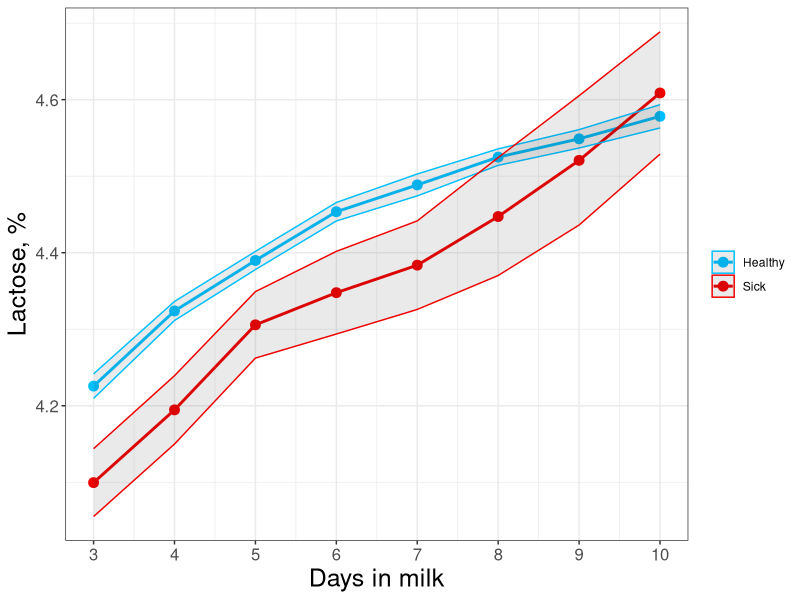
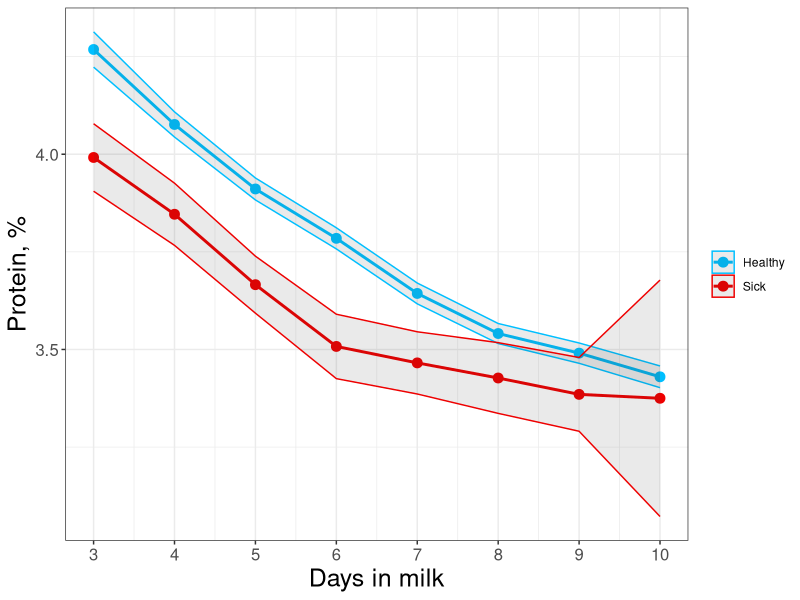
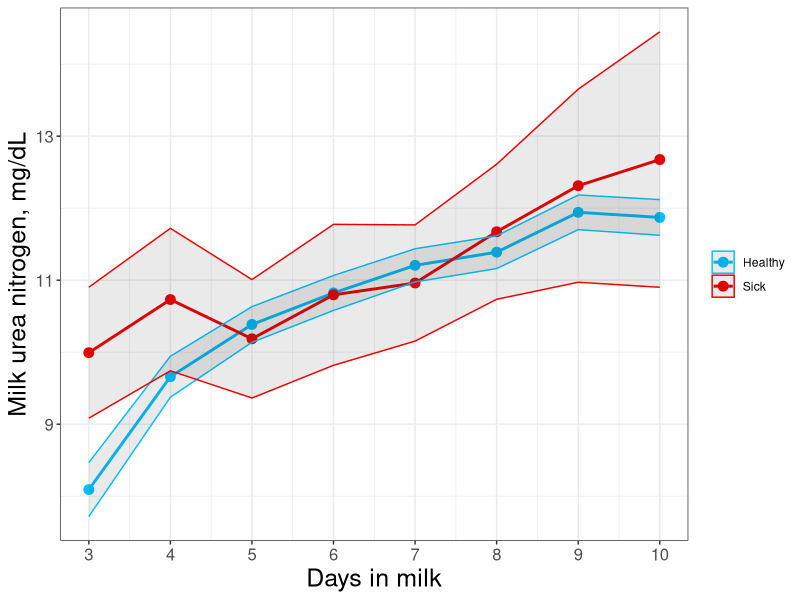
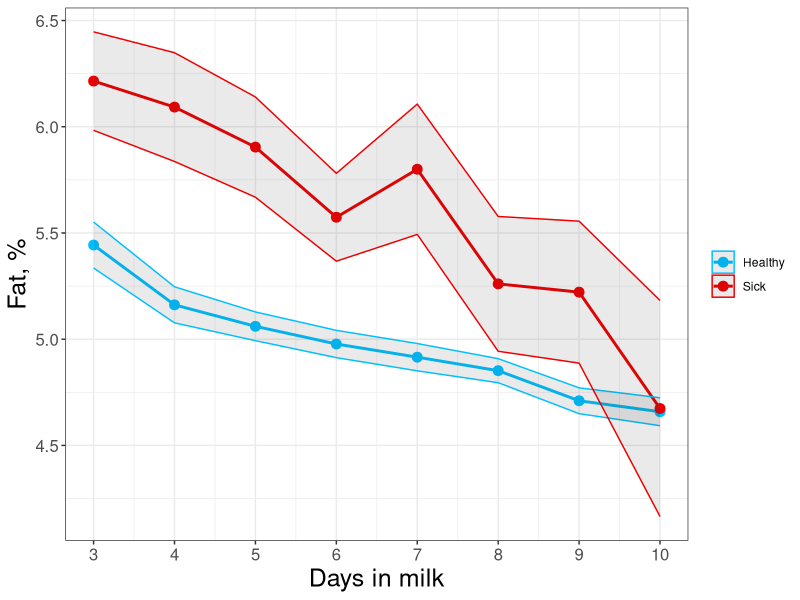
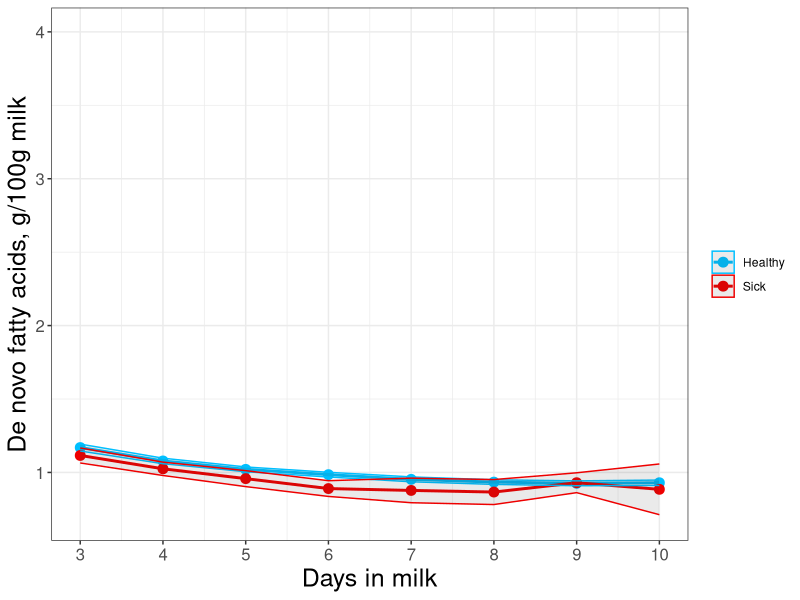
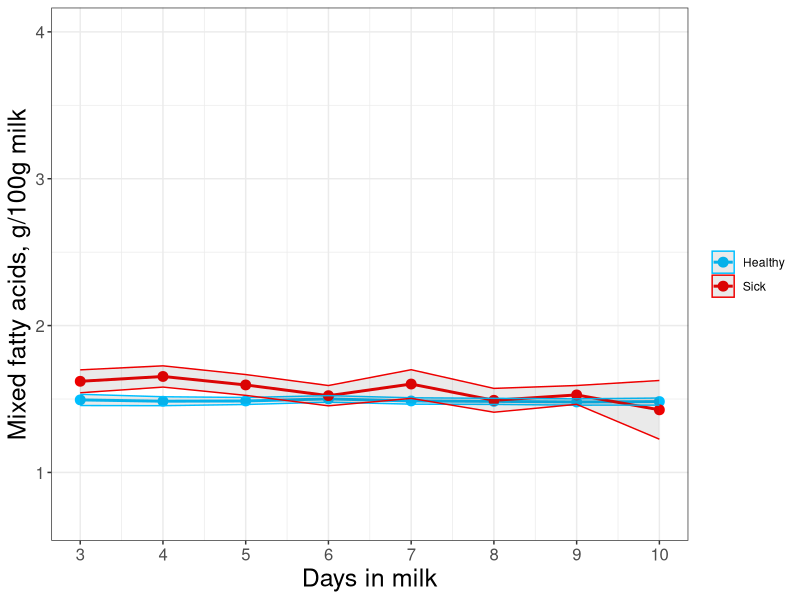
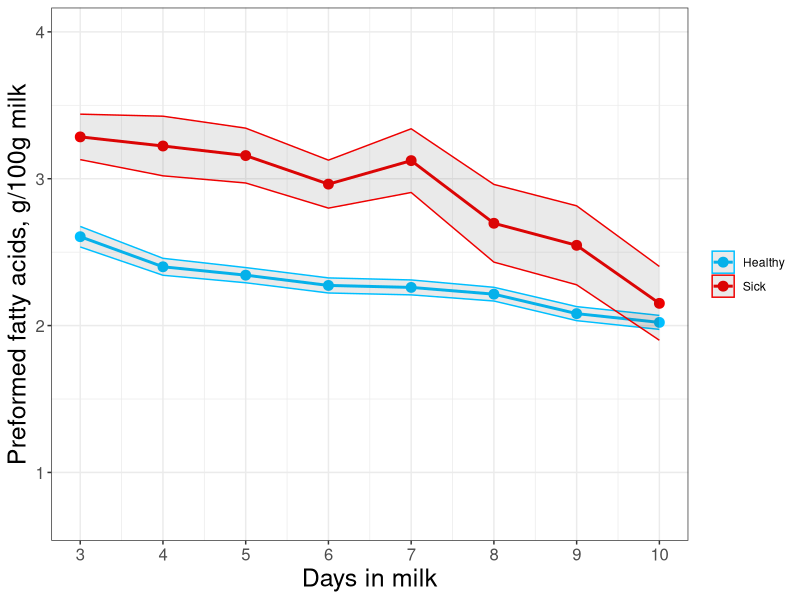
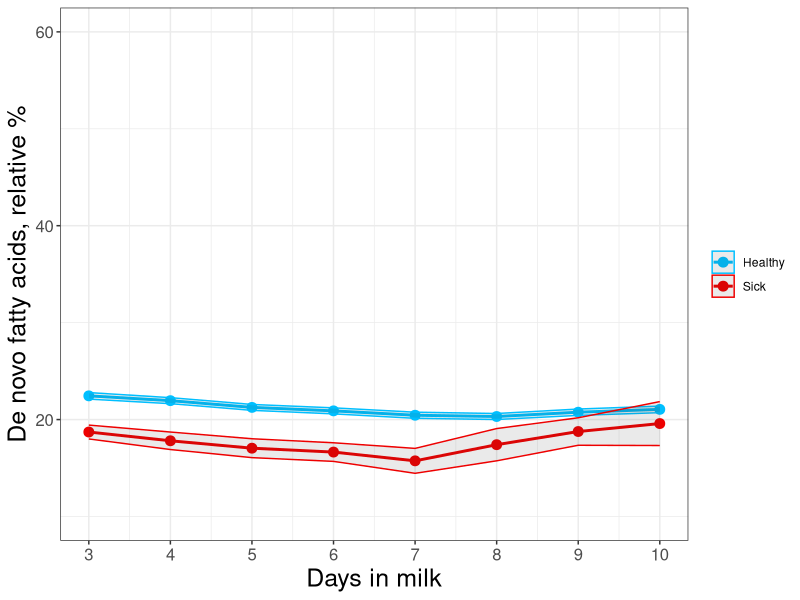

Reproduce these figures in R, in order.
# Final comparison figure production for modeling paper


# Formatting settings for figures -----------------------------------------

image.width = 8
image.height = 5



# Importing, cleaning, and data modification ------------------------------

library(tidyr)
library(dplyr)
library(ggplot2)
library(readr)

df <- read_csv("FINAL dataset.csv")


# Here, I filter the dataset to only include the relevant variables (cow ID, potential predictors, health events) and restrict the dataset to the timepoints 3-10 DIM. I also remove 7 jersey cows from the dataset.
df = df %>% 
  select(cow_id, dim, milkweightlbs, parity, dim_met, dim_da, dim_ket, dim_cull, dim_mast, lactose, protein, mun, fatb70a30, denovofa, mixedfa, preformedfa, dnrel, mixrel, pfrel, c160, c180, c181c9, acetone, nefaPREDICTED, bhbPREDICTED) %>% 
  filter(dim<=10 & dim>=3) %>% 
  filter(cow_id != 30351 & cow_id != 38267 & cow_id != 38469 & cow_id != 38836 & cow_id != 60614 & cow_id != 60619 & cow_id != 60630)

# This creates binary variables for health outcomes. We only want to consider illness within the first 14 days because that is when most cows leave the pen of concern. A cow is therefore considered "sick" if it has metritis, ketosis, or DA.
df$metritis = 0; df$metritis[!is.na(df$dim_met) & df$dim_met <= 14] = 1
df$DA = 0; df$DA[!is.na(df$dim_da) & df$dim_da <= 14] = 1
df$ketosis = 0; df$ketosis[!is.na(df$dim_ket) & df$dim_ket <= 14] = 1
df$cull = 0; df$cull[!is.na(df$dim_cull)] = 1
df$mastitis = 0; df$mastitis[!is.na(df$dim_mast)] = 1
df$sick= 0; df$sick[df$metritis + df$DA + df$ketosis != 0] = 1
df$multiparous = 0; df$multiparous[df$parity>1] = 1
df$multiparous = as.factor(df$multiparous)


### Removes milk collections from dataset after they get sick (from ketosis, DA, metritis, or mastitis). We suspect that the milk composition will be disrupted, and we only are interested in predicting health outcomes from samples taken before they are diagnosed as sick. Mastitis is not a health outcome of concern for this study, but we highly suspect it will significantly impact milk composition.
df = df %>% 
  filter( (dim<=dim_ket | is.na(dim_ket)) &
            (dim<=dim_da | is.na(dim_da)) &
            (dim<=dim_met | is.na(dim_met)) &
            (dim<=dim_mast | is.na(dim_mast)) )


#
#
#
#

### End of initial data modification





# Lactose -----------------------------------------------------------------

df$sick = as.factor(df$sick)
levels(df$sick) = c("Healthy", "Sick")

# Lactose
dta = df %>% 
  group_by(dim, sick) %>% 
  summarise(se = sd(lactose) / sqrt(n()), lactose = mean(lactose))

lactose.plot = ggplot(data = dta, aes(x = dim, y = lactose, color = sick, group = sick)) +
  geom_line(size = 1) +
  geom_point(size = 3) +
  geom_ribbon(aes(ymin = dta$lactose - 1.96*dta$se, ymax = dta$lactose + 1.96*dta$se), alpha = 0.1) +
  xlab("Days in milk") + ylab("Lactose, %") + labs(color=NULL) +
  scale_x_continuous(breaks = 3:10) +
  scale_color_manual(values=c("deepskyblue", "red2")) +
  theme_bw() +
  theme(axis.text = element_text(size = 12), 
        axis.title = element_text(size=18))

ggsave(plot = lactose.plot, filename = "figures-and-final-scripts/modeling-paper/figures/lactose.png", width = image.width, height = image.height)






# Protein -----------------------------------------------------------------

# Protein
dta = df %>% 
  group_by(dim, sick) %>% 
  summarise(se = sd(protein) / sqrt(n()), protein = mean(protein))

protein.plot = ggplot(data = dta, aes(x = dim, y = protein, color = sick, group = sick)) +
  geom_line(size = 1) +
  geom_point(size = 3) +
  geom_ribbon(aes(ymin = dta$protein - 1.96*dta$se, ymax = dta$protein + 1.96*dta$se), alpha = 0.1) +
  xlab("Days in milk") + ylab("Protein, %") + labs(color=NULL) +
  scale_x_continuous(breaks = 3:10) +
  scale_color_manual(values=c("deepskyblue", "red2")) +
  theme_bw() +
  theme(axis.text = element_text(size = 12), 
        axis.title = element_text(size=18))

ggsave(plot = protein.plot, filename = "figures-and-final-scripts/modeling-paper/figures/protein.png", width = image.width, height = image.height)






# Milk urea nitrogen ------------------------------------------------------

# MUN
dta = df %>% 
  group_by(dim, sick) %>% 
  summarise(se = sd(mun) / sqrt(n()), mun = mean(mun))

mun.plot = ggplot(data = dta, aes(x = dim, y = mun, color = sick, group = sick)) +
  geom_line(size = 1) +
  geom_point(size = 3) +
  geom_ribbon(aes(ymin = dta$mun - 1.96*dta$se, ymax = dta$mun + 1.96*dta$se), alpha = 0.1) +
  xlab("Days in milk") + ylab("Milk urea nitrogen, mg/dL") + labs(color=NULL) +
  scale_x_continuous(breaks = 3:10) +
  scale_color_manual(values=c("deepskyblue", "red2")) +
  theme_bw() +
  theme(axis.text = element_text(size = 12), 
        axis.title = element_text(size=18))

ggsave(plot = mun.plot, filename = "figures-and-final-scripts/modeling-paper/figures/mun.png", width = image.width, height = image.height)





# Fat ---------------------------------------------------------------------

# Fat
dta = df %>% 
  group_by(dim, sick) %>% 
  summarise(se = sd(fatb70a30) / sqrt(n()), fatb70a30 = mean(fatb70a30))

fat.plot = ggplot(data = dta, aes(x = dim, y = fatb70a30, color = sick, group = sick)) +
  geom_line(size = 1) +
  geom_point(size = 3) +
  geom_ribbon(aes(ymin = dta$fatb70a30 - 1.96*dta$se, ymax = dta$fatb70a30 + 1.96*dta$se), alpha = 0.1) +
  xlab("Days in milk") + ylab("Fat, %") + labs(color=NULL) +
  scale_x_continuous(breaks = 3:10) +
  scale_color_manual(values=c("deepskyblue", "red2")) +
  theme_bw() +
  theme(axis.text = element_text(size = 12), 
        axis.title = element_text(size=18))

ggsave(plot = fat.plot, filename = "figures-and-final-scripts/modeling-paper/figures/fat.png", width = image.width, height = image.height)





# De novo fatty acids -----------------------------------------------------

# De Novo FA (0.7 to 3.5)
dta = df %>% 
  group_by(dim, sick) %>% 
  summarise(se = sd(denovofa) / sqrt(n()), denovofa = mean(denovofa))

denovo.plot = ggplot(data = dta, aes(x = dim, y = denovofa, color = sick, group = sick)) +
  geom_line(size = 1) +
  geom_point(size = 3) +
  geom_ribbon(aes(ymin = dta$denovofa - 1.96*dta$se, ymax = dta$denovofa + 1.96*dta$se), alpha = 0.1) +
  xlab("Days in milk") + ylab("De novo fatty acids, g/100g milk") + labs(color=NULL) + ylim(0.7,4) +
  scale_x_continuous(breaks = 3:10) +
  scale_color_manual(values=c("deepskyblue", "red2")) +
  theme_bw() +
  theme(axis.text = element_text(size = 12), 
        axis.title = element_text(size=18))

ggsave(plot = denovo.plot, filename = "figures-and-final-scripts/modeling-paper/figures/denovo.png", width = image.width, height = image.height)





# Mixed fatty acids -------------------------------------------------------

# Mixed FA
dta = df %>% 
  group_by(dim, sick) %>% 
  summarise(se = sd(mixedfa) / sqrt(n()), mixedfa = mean(mixedfa))

mixed.plot = ggplot(data = dta, aes(x = dim, y = mixedfa, color = sick, group = sick)) +
  geom_line(size = 1) +
  geom_point(size = 3) +
  geom_ribbon(aes(ymin = dta$mixedfa - 1.96*dta$se, ymax = dta$mixedfa + 1.96*dta$se), alpha = 0.1) +
  xlab("Days in milk") + ylab("Mixed fatty acids, g/100g milk") + labs(color=NULL) + ylim(0.7,4) +
  scale_x_continuous(breaks = 3:10) +
  scale_color_manual(values=c("deepskyblue", "red2")) +
  theme_bw() +
  theme(axis.text = element_text(size = 12), 
        axis.title = element_text(size=18))

ggsave(plot = mixed.plot, filename = "figures-and-final-scripts/modeling-paper/figures/mixed.png", width = image.width, height = image.height)





# Preformed fatty acids ---------------------------------------------------

# Preformed FA
dta = df %>% 
  group_by(dim, sick) %>% 
  summarise(se = sd(preformedfa) / sqrt(n()), preformedfa = mean(preformedfa))

preformed.plot = ggplot(data = dta, aes(x = dim, y = preformedfa, color = sick, group = sick)) +
  geom_line(size = 1) +
  geom_point(size = 3) +
  geom_ribbon(aes(ymin = dta$preformedfa - 1.96*dta$se, ymax = dta$preformedfa + 1.96*dta$se), alpha = 0.1) +
  xlab("Days in milk") + ylab("Preformed fatty acids, g/100g milk") + labs(color=NULL) + ylim(0.7,4) +
  scale_x_continuous(breaks = 3:10) +
  scale_color_manual(values=c("deepskyblue", "red2")) +
  theme_bw() +
  theme(axis.text = element_text(size = 12), 
        axis.title = element_text(size=18))

ggsave(plot = preformed.plot, filename = "figures-and-final-scripts/modeling-paper/figures/preformed.png", width = image.width, height = image.height)





# Rel. % De Novo fatty acids ----------------------------------------------

# Relative % of De Novo FA
dta = df %>% 
  group_by(dim, sick) %>% 
  summarise(se = sd(dnrel) / sqrt(n()), dnrel = mean(dnrel))

reldenovo.plot = ggplot(data = dta, aes(x = dim, y = dnrel, color = sick, group = sick)) +
  geom_line(size = 1) +
  geom_point(size = 3) +
  geom_ribbon(aes(ymin = dta$dnrel - 1.96*dta$se, ymax = dta$dnrel + 1.96*dta$se), alpha = 0.1) +
  xlab("Days in milk") + ylab("De novo fatty acids, relative %") + labs(color=NULL) + ylim(10,60) +
  scale_x_continuous(breaks = 3:10) +
  scale_color_manual(values=c("deepskyblue", "red2")) +
  theme_bw() +
  theme(axis.text = element_text(size = 12), 
        axis.title = element_text(size=18))

ggsave(plot = reldenovo.plot, filename = "figures-and-final-scripts/modeling-paper/figures/rel_denovo.png", width = image.width, height = image.height)





# Rel. % mixed fatty acids ------------------------------------------------

# Relative % of Mixed FA
dta = df %>% 
  group_by(dim, sick) %>% 
  summarise(se = sd(mixrel) / sqrt(n()), mixrel = mean(mixrel))

relmixed.plot = ggplot(data = dta, aes(x = dim, y = mixrel, color = sick, group = sick)) +
  geom_line(size = 1) +
  geom_point(size = 3) +
  geom_ribbon(aes(ymin = dta$mixrel - 1.96*dta$se, ymax = dta$mixrel + 1.96*dta$se), alpha = 0.1) +
  xlab("Days in milk") + ylab("Mixed fatty acids, relative %") + labs(color=NULL) + ylim(10,60) + 
  scale_x_continuous(breaks = 3:10) +
  scale_color_manual(values=c("deepskyblue", "red2")) +
  theme_bw() +
  theme(axis.text = element_text(size = 12), 
        axis.title = element_text(size=18))

ggsave(plot = relmixed.plot, filename = "figures-and-final-scripts/modeling-paper/figures/rel_mixed.png", width = image.width, height = image.height)





# Rel. % preformed fatty acids --------------------------------------------

# Relative % of Preformed FA
dta = df %>% 
  group_by(dim, sick) %>% 
  summarise(se = sd(pfrel) / sqrt(n()), pfrel = mean(pfrel))

relpreformed.plot = ggplot(data = dta, aes(x = dim, y = pfrel, color = sick, group = sick)) +
  geom_line(size = 1) +
  geom_point(size = 3) +
  geom_ribbon(aes(ymin = dta$pfrel - 1.96*dta$se, ymax = dta$pfrel + 1.96*dta$se), alpha = 0.1) +
  xlab("Days in milk") + ylab("Preformed fatty acids, relative %") + labs(color=NULL) + ylim(10,60) + 
  scale_x_continuous(breaks = 3:10) +
  scale_color_manual(values=c("deepskyblue", "red2")) +
  theme_bw() +
  theme(axis.text = element_text(size = 12), 
        axis.title = element_text(size=18))

ggsave(plot = relpreformed.plot, filename = "figures-and-final-scripts/modeling-paper/figures/rel_preformed.png", width = image.width, height = image.height)





# C16:0 -------------------------------------------------------------------

# c160 (0.6 - 1.7)
dta = df %>% 
  group_by(dim, sick) %>% 
  summarise(se = sd(c160) / sqrt(n()), c160 = mean(c160))

c160.plot = ggplot(data = dta, aes(x = dim, y = c160, color = sick, group = sick)) +
  geom_line(size = 1) +
  geom_point(size = 3) +
  geom_ribbon(aes(ymin = dta$c160 - 1.96*dta$se, ymax = dta$c160 + 1.96*dta$se), alpha = 0.1) +
  xlab("Days in milk") + ylab("C16:0, g/100g milk") + labs(color=NULL) + ylim(0.5,2) +
  scale_x_continuous(breaks = 3:10) +
  scale_color_manual(values=c("deepskyblue", "red2")) +
  theme_bw() +
  theme(axis.text = element_text(size = 12), 
        axis.title = element_text(size=18))

ggsave(plot = c160.plot, filename = "figures-and-final-scripts/modeling-paper/figures/c160.png", width = image.width, height = image.height)





# C18:0 -------------------------------------------------------------------

# c180
dta = df %>% 
  group_by(dim, sick) %>% 
  summarise(se = sd(c180) / sqrt(n()), c180 = mean(c180))

c180.plot = ggplot(data = dta, aes(x = dim, y = c180, color = sick, group = sick)) +
  geom_line(size = 1) +
  geom_point(size = 3) +
  geom_ribbon(aes(ymin = dta$c180 - 1.96*dta$se, ymax = dta$c180 + 1.96*dta$se), alpha = 0.1) +
  xlab("Days in milk") + ylab("C18:0, g/100g milk") + labs(color=NULL) + ylim(0.5,2) +
  scale_x_continuous(breaks = 3:10) +
  scale_color_manual(values=c("deepskyblue", "red2")) +
  theme_bw() +
  theme(axis.text = element_text(size = 12), 
        axis.title = element_text(size=18))

ggsave(plot = c180.plot, filename = "figures-and-final-scripts/modeling-paper/figures/c180.png", width = image.width, height = image.height)





# C18:1 cis-9 -------------------------------------------------------------

# c181c9
dta = df %>% 
  group_by(dim, sick) %>% 
  summarise(se = sd(c181c9) / sqrt(n()), c181c9 = mean(c181c9))

c181c9.plot = ggplot(data = dta, aes(x = dim, y = c181c9, color = sick, group = sick)) +
  geom_line(size = 1) +
  geom_point(size = 3) +
  geom_ribbon(aes(ymin = dta$c181c9 - 1.96*dta$se, ymax = dta$c181c9 + 1.96*dta$se), alpha = 0.1) +
  xlab("Days in milk") + ylab("C18:1 cis-9, g/100g milk") + labs(color=NULL) + ylim(0.5,2) + 
  scale_x_continuous(breaks = 3:10) +
  scale_color_manual(values=c("deepskyblue", "red2")) +
  theme_bw() +
  theme(axis.text = element_text(size = 12), 
        axis.title = element_text(size=18))

ggsave(plot = c181c9.plot, filename = "figures-and-final-scripts/modeling-paper/figures/c181c9.png", width = image.width, height = image.height)





# Acetone -----------------------------------------------------------------

# Acetone
dta = df %>% 
  group_by(dim, sick) %>% 
  summarise(se = sd(acetone) / sqrt(n()), acetone = mean(acetone))

acetone.plot = ggplot(data = dta, aes(x = dim, y = acetone, color = sick, group = sick)) +
  geom_line(size = 1) +
  geom_point(size = 3) +
  geom_ribbon(aes(ymin = dta$acetone - 1.96*dta$se, ymax = dta$acetone + 1.96*dta$se), alpha = 0.1) +
  xlab("Days in milk") + ylab("Acetone, mmol/L") + labs(color=NULL) +
  scale_x_continuous(breaks = 3:10) +
  scale_color_manual(values=c("deepskyblue", "red2")) +
  theme_bw() +
  theme(axis.text = element_text(size = 12), 
        axis.title = element_text(size=18))

ggsave(plot = acetone.plot, filename = "figures-and-final-scripts/modeling-paper/figures/acetone.png", width = image.width, height = image.height)





# Predicted blood NEFA ----------------------------------------------------

# nefaPREDICTED
df.scaled.nefa = df %>% 
  mutate(nefaPREDICTED = nefaPREDICTED/1000)

dta = df.scaled.nefa %>% 
  group_by(dim, sick) %>% 
  summarise(se = sd(nefaPREDICTED) / sqrt(n()), nefaPREDICTED = mean(nefaPREDICTED))

nefa.plot = ggplot(data = dta, aes(x = dim, y = nefaPREDICTED, color = sick, group = sick)) +
  geom_line(size = 1) +
  geom_point(size = 3) +
  geom_ribbon(aes(ymin = dta$nefaPREDICTED - 1.96*dta$se, ymax = dta$nefaPREDICTED + 1.96*dta$se), alpha = 0.1) +
  xlab("Days in milk") + ylab("Predicted blood NEFA, mmol/L") + labs(color=NULL) +
  scale_x_continuous(breaks = 3:10) +
  scale_color_manual(values=c("deepskyblue", "red2")) +
  theme_bw() +
  theme(axis.text = element_text(size = 12), 
        axis.title = element_text(size=18))

ggsave(plot = nefa.plot, filename = "figures-and-final-scripts/modeling-paper/figures/nefa.png", width = image.width, height = image.height)





# BHB ---------------------------------------------------------------------

#bhbPREDICTED


dta = df %>% 
  group_by(dim, sick) %>% 
  summarise(se = sd(bhbPREDICTED) / sqrt(n()), bhbPREDICTED = mean(bhbPREDICTED))

bhb.plot = ggplot(data = dta, aes(x = dim, y = bhbPREDICTED, color = sick, group = sick)) +
  geom_line(size = 1) +
  geom_point(size = 3) +
  geom_ribbon(aes(ymin = dta$bhbPREDICTED - 1.96*dta$se, ymax = dta$bhbPREDICTED + 1.96*dta$se), alpha = 0.1) +
  xlab("Days in milk") + ylab("BHB, mmol/L") + labs(color=NULL) +
  scale_x_continuous(breaks = 3:10) +
  scale_color_manual(values=c("deepskyblue", "red2")) +
  theme_bw() +
  theme(axis.text = element_text(size = 12), 
        axis.title = element_text(size=18))

ggsave(plot = bhb.plot, filename = "figures-and-final-scripts/modeling-paper/figures/bhb.png", width = image.width, height = image.height)


